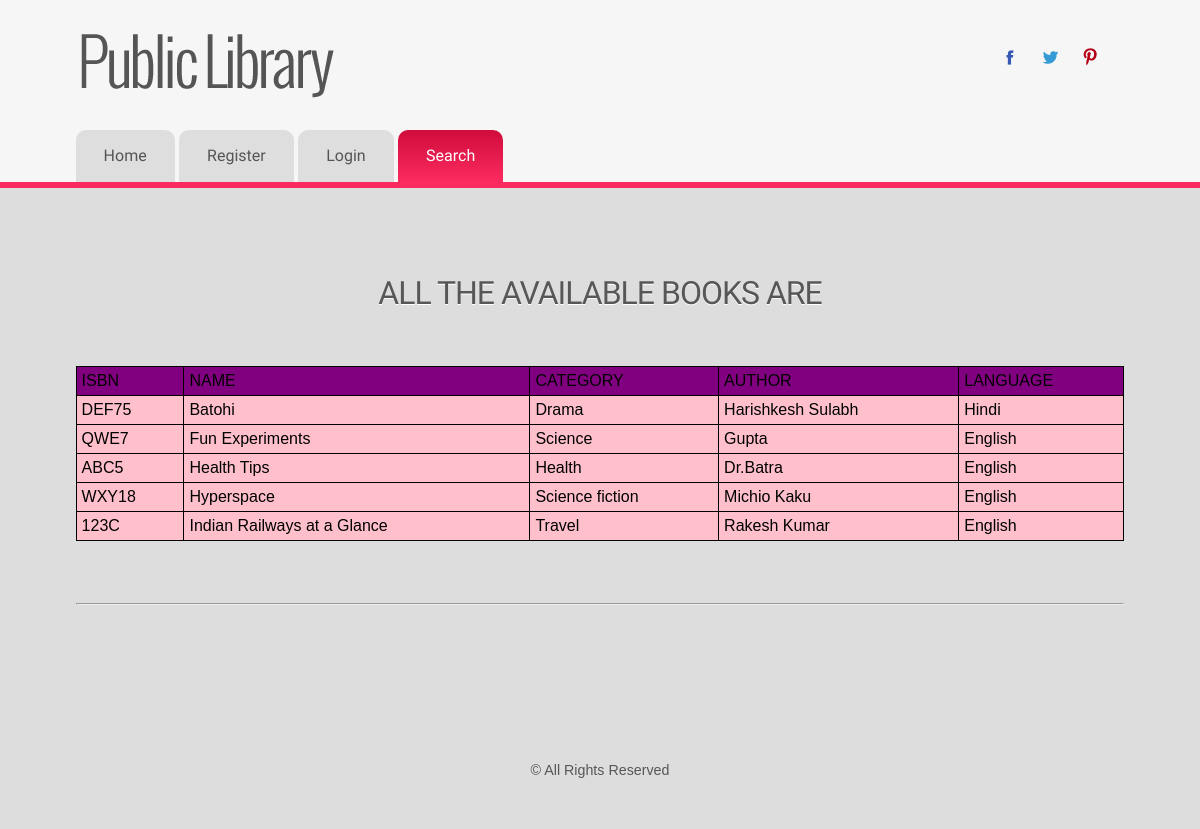
/all_asc_sort.php, run on the app's committed database.
### tables this page shows
CREATE TABLE IF NOT EXISTS `books` (
  `book_isbn` varchar(10) NOT NULL,
  `book_name` text NOT NULL,
  `category` text NOT NULL,
  `author` text NOT NULL,
  `language` text,
  PRIMARY KEY (`book_isbn`)
);

### all_asc_sort.php (the view, shortened to what this page needs)
<?php
	include "header.php";
	?>
			    <li><a href='index.php'><span>Home</span></a></li>
				<li><a href='register.php'><span>Register</span></a></li>
				<li><a href='login.php'><span>Login</span></a></li>
			    <li class='active'><a href='search.php'><span>Search</span></a></li>	<div class="clear"></div>
			 </ul>
	</div>
</div>
</div>
</div>
</div>
<div class="main_btm">
<div class="wrap">
	<div class="main">
		<div class="content">
			<br><br><h2 class="style" align="center">All the Available Books are </h2><br><br><br>
			<table style="width:100%" align="center" border="1" cellpadding="1" cellspacing="1">
		  <b><tr>
		  <th>ISBN</th>
		  <th>NAME</th>
		  <th>CATEGORY</th>
		  <th>AUTHOR</th>
		  <th>LANGUAGE</th>
		  </tr>
		  </b>
		  <?php
	$sql="SELECT * FROM books order by book_name ASC";
	$records=mysql_query($sql);
		  while($book=mysql_fetch_assoc($records)) {
			  echo "<tr>";
			  echo "<td>".$book['book_isbn']."</td>";
			  echo "<td>".$book['book_name']."</td>";
			  echo "<td>".$book['category']."</td>";
			  echo "<td>".$book['author']."</td>";
			  echo "<td>".$book['language']."</td>";
			  echo "</tr>";
		  }
		  ?>
		  </table>
		  <br><br><br> <hr> <br><br><br>
  			<?php
	include "footer.php";
   ?>

### header.php (shortened to what this page needs)
<!DOCTYPE HTML>
<html>
<head>
<link href="css/style.css" rel="stylesheet" type="text/css" media="all" />
<link href="css/table.css" rel="stylesheet" type="text/css" media="all" />
</head>
<body>
<div class="btm_border">
<div class="h_bg">
<div class="wrap">
	<div class="header">
		<div class="logo">
			<h1><a href="index.html"><img src="images/logo.png" alt=""></a></h1>
		</div>
		<div class="social-icons">
			<ul>
			      <li><a class="facebook" href="https://www.facebook.com" target="_blank"> </a></li>
			     <li><a class="twitter" href="https://twitter.com/" target="_blank"></a></li>
			     <li><a class="googleplus" href="https://www.pinterest.com/" target="_blank"></a></li>
		  </ul>
		</div>
	</div>
	<div class='h_btm'>
		<div class='cssmenu'>
			<ul>

### footer.php (shortened to what this page needs)
		  </div>
	</div>
</div>
</div>
<div class="ftr-bg">
	<div class="wrap">
		<div class="footer">
		<div class="copy">
			<p class="w3-link">© All Rights Reserved</p>
		</div>
	</div>
	</div>
</div>
</body>
</html>

### css/style.css (style rules this page uses)
html,body,div,span,applet,object,iframe,h1,h2,h3,h4,h5,h6,p,blockquote,pre,a,abbr,acronym,address,big,cite,code,del,dfn,em,img,ins,kbd,q,s,samp,small,strike,strong,sub,sup,tt,var,b,u,i,dl,dt,dd,ol,nav ul,nav li,fieldset,form,label,legend,table,caption,tbody,tfoot,thead,tr,th,td,article,aside,canvas,details,embed,figure,figcaption,footer,header,hgroup,menu,nav,output,ruby,section,summary,time,mark,audio,video { margin:0;padding:0;border:0;font-size:100%;font:inherit;vertical-align:baseline; }
ol,ul { list-style:none;margin:0;padding:0; }
table { border-collapse:collapse;border-spacing:0; }
a { text-decoration:none; }
img { max-width:100%; }
body { background-color: #f6f6f6; font-family: Arial, Geneva,Helvetica, sans-serif; font-size: 100%; }
.wrap { margin:0 auto; width:80%; }
.btm_border { border-bottom: 4px solid rgba(12, 12, 12, 0.1); }
.h_bg { background-color: #f6f6f6; border-bottom: 6px solid #FC2B5F; }
.header { padding:2% 4%; }
.logo { float: left; }
.social-icons { float: right; padding: 14px; }
.social-icons li a { height: 40px; width: 40px; display:block; text-indent: -9999px; background: transparent url('../images/social-icons.png'); text-decoration: none; transition: 0.5s ease; -moz-transition: 0.5s ease; -o-transition: 0.5s ease; -webkit-transition: 0.5s ease; }
.social-icons ul li:first-child, ol li:first-child { margin-top: 0px; }
.social-icons li { float: left; width: 40px; height: 40px; background: none; padding: 0px; margin: 0; }
.social-icons a.facebook { background-position: 0px top; }
.social-icons li a { height: 40px; width: 40px; display: block; text-indent: -9999px; background: transparent url(../images/social-icons.png); }
.social-icons a.twitter { background-position: -40px top; }
.social-icons a.googleplus { background-position: -440px top; }
.h_btm { padding: 0 4%; }
.cssmenu { float: left; }
.cssmenu > ul > li { display:inline-block; position: relative; }
.cssmenu > ul > li.active a { color:#ffffff; background-color: #e1184a; background-image: -moz-linear-gradient(top, #cf0c3c, #fc2b5f); background-image: -webkit-gradient(linear, 0 0, 0 100%, from(#cf0c3c), to(#fc2b5f)); background-image: -webkit-linear-gradient(top, #cf0c3c, #fc2b5f); background-image: -o-linear-gradient(top, #cf0c3c, #fc2b5f); background-image: linear-gradient(to bottom, #cf0c3c, #fc2b5f); background-repeat: repeat-x; filter: progid:DXImageTransform.Microsoft.gradient(startColorstr='#ffcf0c3c', endColorstr='#fffc2b5f', GradientType=0); border-color: #fc2b5f #fc2b5f #d70338; border-color: rgba(0, 0, 0, 0.1) rgba(0, 0, 0, 0.1) rgba(0, 0, 0, 0.25); filter: progid:DXImageTransform.Microsoft.gradient(enabled = false); }
.cssmenu > ul > li > a { font-family: 'Quattrocento Sans', sans-serif; color: #ffffff; display: block; font-size: 16px; line-height: 1.8em; padding: 12px 28px; background: rgba(12, 12, 12, 0.1); color: #555555; border-top-left-radius: 10px; border-top-right-radius: 10px; -webkit-border-top-left-radius: 10px; -webkit-border-top-right-radius: 10px; -moz-border-top-left-radius: 10px; -moz-border-top-right-radius: 10px; -o-border-top-left-radius: 10px; -o-border-top-right-radius: 10px; }
.main { padding: 4%; }
.content h2 { letter-spacing: -1px; text-transform: uppercase; font-size: 2em; color: #575757; font-family: 'Quattrocento Sans', sans-serif; text-shadow: 0 1px 0 white; }
.main_btm { background: #dddddd; }
.footer { padding:4%; }
.ftr-bg { background: #dddddd; }
.copy { text-align:center; }
.copy p { color: #575757; line-height: 1.8em; font-size: 0.8925em; }
@media only screen and (max-width: 1280px) { .wrap { width:95%; } }

### css/table.css (style rules this page uses)
th { background-color: purple; }
tr { background-color: pink; }
th, td { padding: 5px; text-align: left; }
table, th, td { border: 1px solid black; border-collapse: collapse; }

### data on the page
books: book_isbn "DEF75", book_name "Batohi", category "Drama", author "Harishkesh Sulabh", language "Hindi"
books: book_isbn "QWE7", book_name "Fun Experiments", category "Science", author "Gupta", language "English"
books: book_isbn "ABC5", book_name "Health Tips", category "Health", author "Dr.Batra", language "English"
books: book_isbn "WXY18", book_name "Hyperspace", category "Science fiction", author "Michio Kaku", language "English"
books: book_isbn "123C", book_name "Indian Railways at a Glance", category "Travel", author "Rakesh Kumar", language "English"
